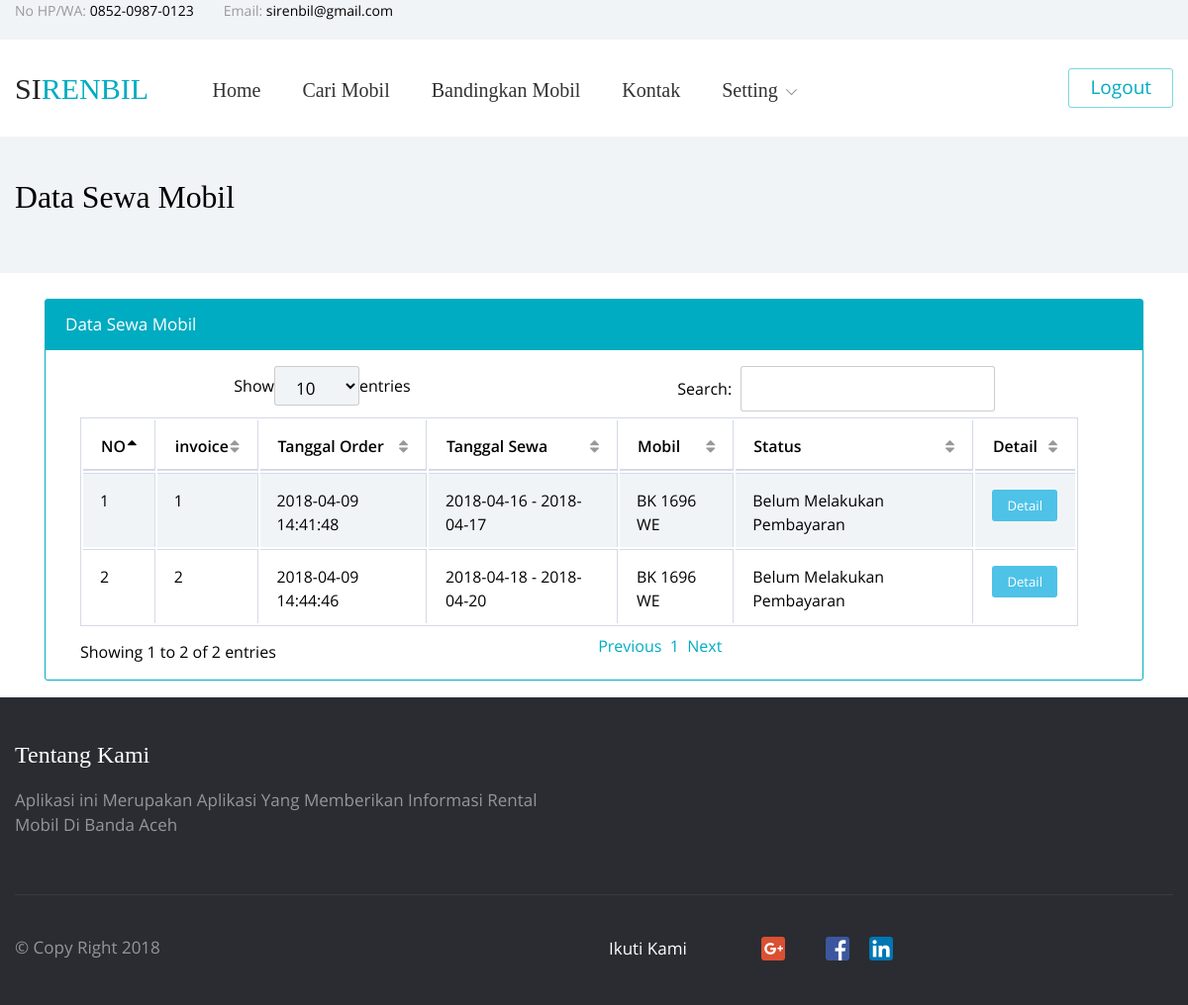
Page /data_pesanan.php (signed in) on the earlier database version.
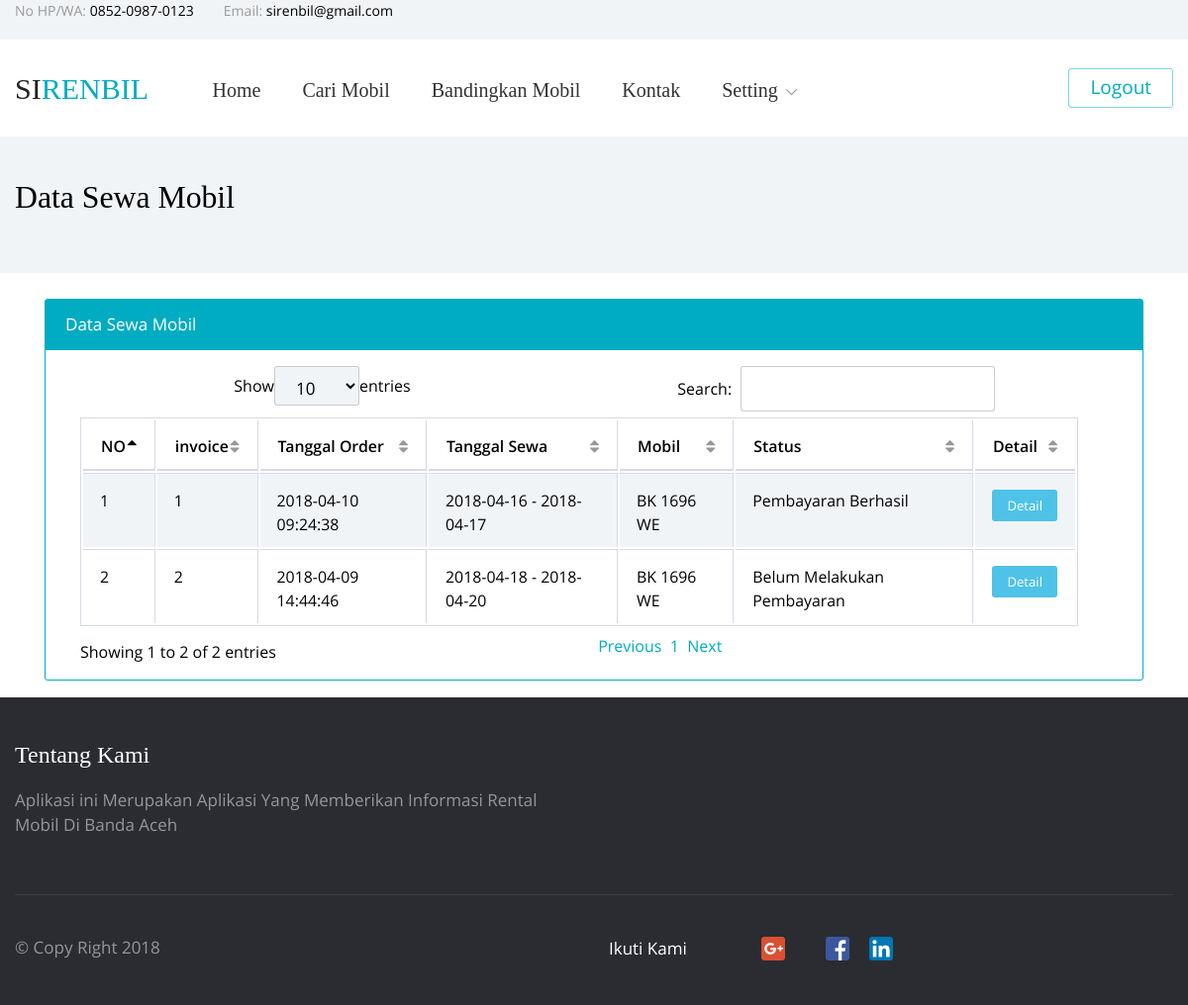
Same page on the later database version.
### tables this page shows
CREATE TABLE `pesan` (
  `id_costumer` int(11) NOT NULL,
  `no_pol` varchar(10) NOT NULL,
  `invoice` int(255) NOT NULL,
  `tanggal_pesan` timestamp NOT NULL DEFAULT CURRENT_TIMESTAMP ON UPDATE CURRENT_TIMESTAMP,
  `tanggal_mulai` date NOT NULL,
  `tanggal_selesai` date NOT NULL,
  `harga` int(10) NOT NULL,
  `bank_pengirim` varchar(50) DEFAULT NULL,
  `rek_pengirim` varchar(100) DEFAULT NULL,
  `bukti_pembayaran` varchar(255) DEFAULT NULL,
  `nominal` int(11) DEFAULT NULL,
  `verifikasi_pembayaran` int(11) DEFAULT '0'
);

CREATE TABLE `mobil` (
  `no_pol` varchar(10) NOT NULL,
  `merek` varchar(20) NOT NULL,
  `jenis` varchar(20) NOT NULL,
  `tipe` varchar(20) NOT NULL,
  `tahun_pembuatan` int(5) NOT NULL,
  `harga_sewa` int(12) NOT NULL,
  `bahan_bakar` varchar(10) NOT NULL,
  `kapasitas_penumpang` varchar(10) NOT NULL,
  `fasilitas` text NOT NULL,
  `id_rental` int(100) NOT NULL,
  `tanggal_post` timestamp NOT NULL DEFAULT CURRENT_TIMESTAMP ON UPDATE CURRENT_TIMESTAMP,
  `foto_depan` varchar(100) NOT NULL,
  `foto_samping` varchar(100) NOT NULL,
  `foto_belakang` varchar(100) NOT NULL,
  `foto_dalam1` varchar(100) NOT NULL,
  `foto_dalam2` varchar(100) NOT NULL
);

### data_pesanan.php (the view, shortened to what this page needs)
<!DOCTYPE html>
<html lang="en">
<head>
    <link rel="stylesheet" type="text/css" href="vendors/bootstrap/css/bootstrap.min.css">
    <link rel="stylesheet" type="text/css" href="vendors/tether/css/tether.min.css">
    <link rel="stylesheet" type="text/css" href="vendors/animate-css/animate.css">
    <link rel="stylesheet" type="text/css" href="fonts/circular/styles.css">
    <link rel="stylesheet" type="text/css" href="fonts/open-sans/styles.css">
    <link rel="stylesheet" type="text/css" href="fonts/iconfont/styles.css">
       <link href="data/vendor/datatables-plugins/dataTables.bootstrap.css" rel="stylesheet">
       <link href="data/vendor/datatables-responsive/dataTables.responsive.css" rel="stylesheet">
       <link href="data/dist/css/sb-admin-2.css" rel="stylesheet">
       <link href="data/vendor/metisMenu/metisMenu.min.css" rel="stylesheet">
      <link href="data/vendor/font-awesome/css/font-awesome.min.css" rel="stylesheet" type="text/css">
<link rel="stylesheet" type="text/css" href="vendors/select2/css/select2.min.css">
<link rel="stylesheet" type="text/css" href="css/vendors/select2/select2.min.css">
    <link rel="stylesheet" type="text/css" href="css/style.min.css">
</head>
<body class="">
<?php include"share/menu.php";?>
  <div class="choose-us-default">
    <div class="container">
        <h4>Data Sewa Mobil</h4>
    </div>
</div>
<div class="container">
<br>
          <div class="col-lg-12">
              <div class="col-lg-12">
                  <div class="card card-outline-primary mb-3">
                      <div class="card-header bg-primary">
                          Data Sewa Mobil
                      </div>
                      <div class="card-block">
                          <table width="100%" class="table table-striped table-bordered table-hover" id="dataTables-example">
                              <thead>
                                  <tr>
                                      <th>NO</th>
                                      <th>invoice</th>
                                      <th>Tanggal Order</th>
                                      <th>Tanggal Sewa</th>
                                      <th>Mobil</th>
                                      <th>Status</th>
                                      <th>Detail</th>
                                  </tr>
                              </thead>
                              <tbody>
                                <?php
                                include 'share/db.php';
                                $i=0;
                                $id_costumer=$_SESSION['costumer'];
                                $query = mysqli_query($con,"SELECT * from pesan left JOIN mobil on pesan.no_pol=mobil.no_pol left join costumer on costumer.id_costumer=pesan.id_costumer left JOIN rental on rental.id_rental=mobil.id_rental WHERE costumer.username='$id_costumer' ");
                                while($data = mysqli_fetch_array($query)){
                                  $i++;
                                ?>
                                  <tr class="odd gradeX">
                                      <td class="center"><?php echo $i;?></td>
                                      <td><?php echo $data['invoice'];?></td>
                                      <td><?php echo $data['tanggal_pesan'];?></td>
                                      <td><?php echo $data['tanggal_mulai'];?> - <?php echo $data['tanggal_selesai'];?></td>
                                      <td><?php echo $data['no_pol'];?></td>
                                      <td>  <?php if($data['verifikasi_pembayaran']==0){echo"Belum Melakukan Pembayaran";}else if($data['verifikasi_pembayaran']==1){echo"Pembayaran Belum Di Verifikasi";}if($data['verifikasi_pembayaran']==2){echo"Pembayaran Berhasil";}if($data['verifikasi_pembayaran']==3){echo"Pembayaran Gagal";} ?></td>
                                      <td class="center"><a href="invoice.php?id=<?php echo $data['invoice'];?>"><button type="button" class="btn btn-info btn-xs">Detail</button></td>
                                  </tr>
                                  <?php  }?>
                              </tbody>
                          </table>
                      </div>
                  </div>
              </div>
          </div>
          </div>
<?php include"share/footer.php";?>
</body>
</html>

### share/menu.php (shortened to what this page needs)
<div class="header-default">
    <div class="header-topbar">
        <div class="container">
            <div class="header-topbar__contact-info">
                <div class="header-topbar__contact-info-item">
                    <span class="title">No HP/WA:</span>
                    <span class="value">0852-0987-0123</span>
                </div>
                <div class="header-topbar__contact-info-item">
                    <span class="title">Email: </span>
                    <span class="value">sirenbil@gmail.com</span>
                </div>
            </div>
        </div>
    </div>
    <div id="header-menu" class="header-default__menu">
        <div class="container">
            <nav class="navbar navbar-toggleable-lg">
                <a class="navbar-brand" href="index.php">Si<span class="colored">Renbil</span></a>
                <div id="header-default-menu" class="collapse navbar-collapse">
                    <div class="header-default__menu-collapse">
                        <ul class="nav navbar-nav">
                          <?php
                          if(isset($_SESSION['login'])==0&&isset($_SESSION['rental'])==0){
                          ?>
                            <li class="nav-item dropdown">
                                <a class="nav-link "  href="index.php" role="button" aria-haspopup="true" aria-expanded="false">Home</a>
                                <li class="nav-item dropdown">
                                    <a class="nav-link "  href="cari_mobil.php?cari=semua" role="button" aria-haspopup="true" aria-expanded="false">Cari Mobil</a>
                                <li class="nav-item dropdown">
                                    <a class="nav-link "  href="banding_mobil.php" role="button" aria-haspopup="true" aria-expanded="false">Bandingkan Mobil</a>
                                <li class="nav-item dropdown">
                                    <a class="nav-link "  href="kontak.php" role="button" aria-haspopup="true" aria-expanded="false">Kontak</a>
                  <?php
                }
                  ?>
                  <?php
                  if(isset($_SESSION['costumer'])){
                  ?>
                                <li class="nav-item dropdown">
                                    <a class="nav-link dropdown-toggle" data-toggle="dropdown" href="#" role="button" aria-haspopup="true" aria-expanded="false">Setting</a>
                                </li>
                  <?php
                }
                  ?>
                </ul>
                <?php
                if((isset($_SESSION['login']))||(isset($_SESSION['rental']))||(isset($_SESSION['costumer']))){
                ?>
                        <div class="header-default__menu-links">
                            <a href="proses/logout.php" class="btn btn-outline-primary">
                                <span class="text">Logout</span>
                            </a>
                        </div>
                <?php
                }
                ?>
                    </div>
                </div>
            </nav>
        </div>
    </div>
</div>

### share/footer.php (shortened to what this page needs)
<div class="footer-default">
    <div class="container">
        <div class="row">
            <div class="col-lg-6">
                <h6 class="footer-default__heading">Tentang Kami</h6>
                <p>
                    Aplikasi ini Merupakan Aplikasi Yang Memberikan Informasi Rental Mobil Di Banda Aceh
                </p>
            </div>
        </div>
        <hr>
        <div class="row">
            <div class="col-lg-6">
                <span class="footer-default__copyright">© Copy Right 2018</span>
            </div>
            <div class="col-lg-6">
                <div class="footer-default__follow-us">
                    <span class="footer-default__follow-us-text">Ikuti Kami</span>
                    <div class="footer-default__follow-us-items">
                        <a href="" class="footer-default__follow-us-item">
                            <img src="images/social/google-plus.png" alt="">
                        </a>
                        <a href="" class="footer-default__follow-us-item">
                        </a>
                        <a href="" class="footer-default__follow-us-item">
                            <img src="images/social/facebook.png" alt="">
                        </a>
                        <a href="" class="footer-default__follow-us-item">
                            <img src="images/social/linkedin.png" alt="">
                        </a>
                    </div>
                </div>
            </div>
        </div>
    </div>
</div>

Differences in the rows shown:
changed pesan id 1: tanggal_pesan "2018-04-09 14:41:48" → "2018-04-10 09:24:38"; verifikasi_pembayaran "Belum Melakukan Pembayaran" → "Pembayaran Berhasil"
